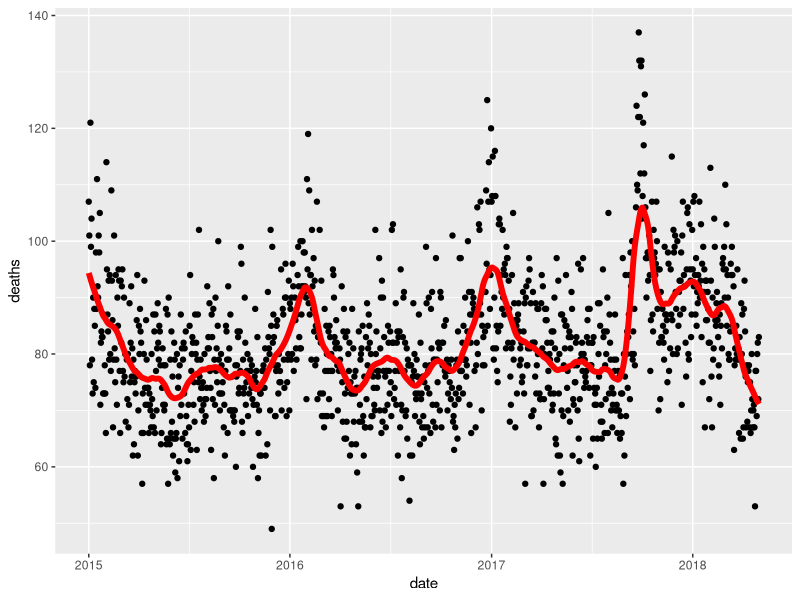
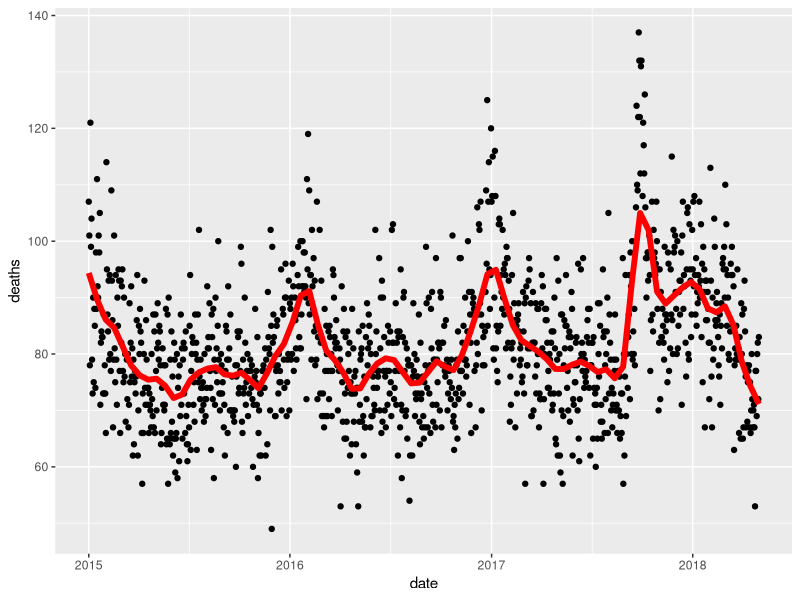
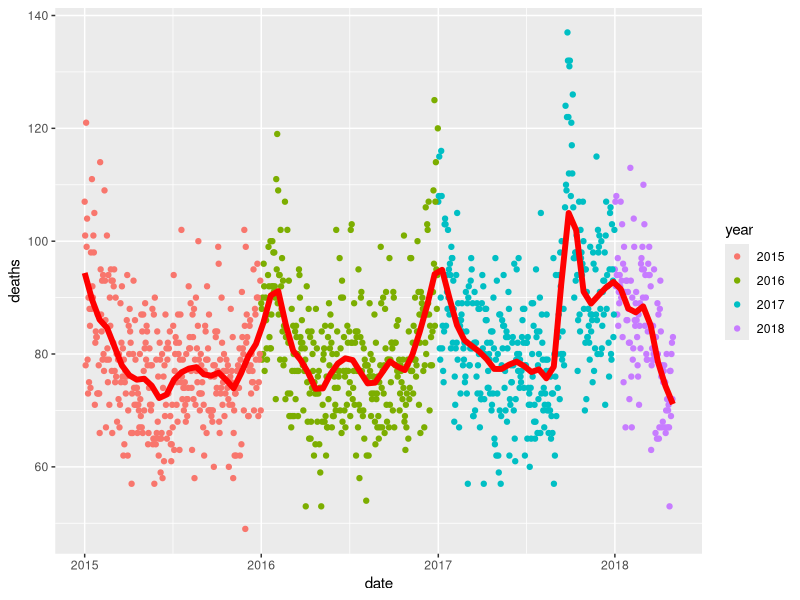
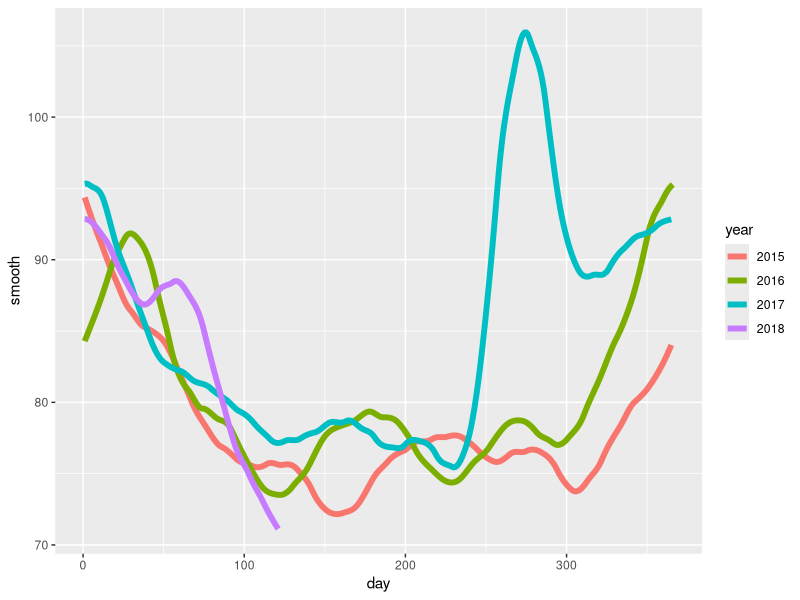

Reproduce these figures in R, in order. (Note: this script raises an error after producing the figures.)
library(tidyverse)
library(lubridate)
library(purrr)
library(pdftools)

fn <- system.file("extdata", "RD-Mortality-Report_2015-18-180531.pdf", package="dslabs")
dat <- map_df(str_split(pdf_text(fn), "\n"), function(s){
  s <- str_trim(s)
  header_index <- str_which(s, "2015")[1]
  tmp <- str_split(s[header_index], "\\s+", simplify = TRUE)
  month <- tmp[1]
  header <- tmp[-1]
  tail_index  <- str_which(s, "Total")
  n <- str_count(s, "\\d+")
  out <- c(1:header_index, which(n==1), which(n>=28), tail_index:length(s))
  s[-out] %>%
    str_remove_all("[^\\d\\s]") %>%
    str_trim() %>%
    str_split_fixed("\\s+", n = 6) %>%
    .[,1:5] %>%
    as_data_frame() %>% 
    setNames(c("day", header)) %>%
    mutate(month = month,
           day = as.numeric(day)) %>%
    gather(year, deaths, -c(day, month)) %>%
    mutate(deaths = as.numeric(deaths))
}) %>%
  mutate(month = recode(month, "JAN" = 1, "FEB" = 2, "MAR" = 3, "APR" = 4, "MAY" = 5, "JUN" = 6, 
                        "JUL" = 7, "AGO" = 8, "SEP" = 9, "OCT" = 10, "NOV" = 11, "DEC" = 12)) %>%
  mutate(date = make_date(year, month, day)) %>%
  dplyr::filter(date <= "2018-05-01")

# Fitting loess model
span <- 60 / as.numeric(diff(range(dat$date)))
fit <- dat %>% mutate(x = as.numeric(date)) %>% loess(deaths ~ x, data = ., span = span, degree = 1)
dat %>% mutate(smooth = predict(fit, as.numeric(date))) %>%
  ggplot() +
  geom_point(aes(date, deaths)) +
  geom_line(aes(date, smooth), lwd = 2, col = "red")

# Ggplot with geom_smooth
dat %>% ggplot(aes(x = date, y = deaths)) +
  geom_point() +
  geom_smooth(lwd = 2, color="red", span = span, method = "loess", method.args = list(degree=1), se = FALSE)

# Same graph per year
dat %>% ggplot(aes(x = date, y = deaths, color = year)) +
  geom_point() +
  geom_smooth(lwd = 2, color="red", span = span, method = "loess", method.args = list(degree=1), se = FALSE)

# Fitting model per year
dat %>% 
  mutate(smooth = predict(fit, as.numeric(date)), day = yday(date), year = as.character(year(date))) %>%
  ggplot(aes(day, smooth, col = year)) +
  geom_line(lwd = 2)

library(broom)
mnist_27$train %>% glm(y ~ x_2, family = "binomial", data = .) %>% tidy()
qplot(x_2, y, data = mnist_27$train)

mnist_27$train %>% mutate(y = ifelse(y == "7", 1, 0)) %>% ggplot(aes(x_2, y)) + 
  geom_point() +
  geom_smooth(lwd = 1, color="red", method = "loess", method.args = list(degree=2))

mnist_27$train %>% 
  mutate(y = ifelse(y=="7", 1, 0)) %>%
  ggplot(aes(x_2, y)) + 
  geom_smooth(method = "loess")
